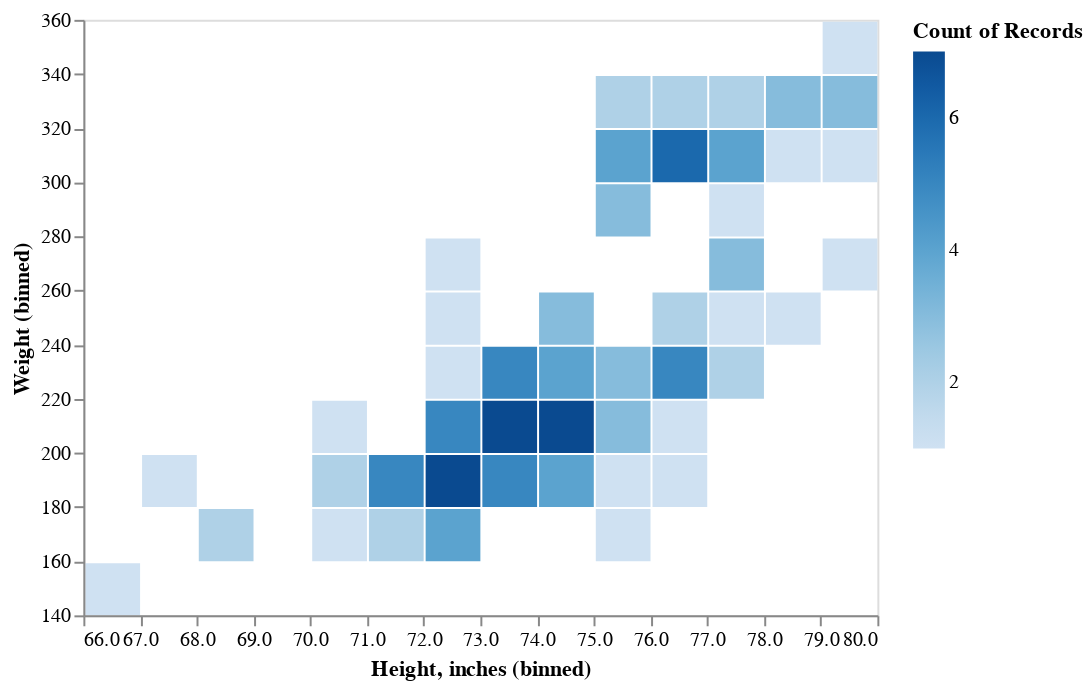

Here is the notebook cell this chart was saved with:
### Code cell
#Heat Map showing height and weight and density of number of players
alt.Chart(data).mark_rect().encode(
    alt.X('Height, inches:Q', bin=alt.Bin(maxbins=15)),
    alt.Y('Weight:Q', bin=alt.Bin(maxbins=15)),
    alt.Color('count():Q', scale=alt.Scale(scheme='blues'))
).configure_rect(binSpacing=1)
